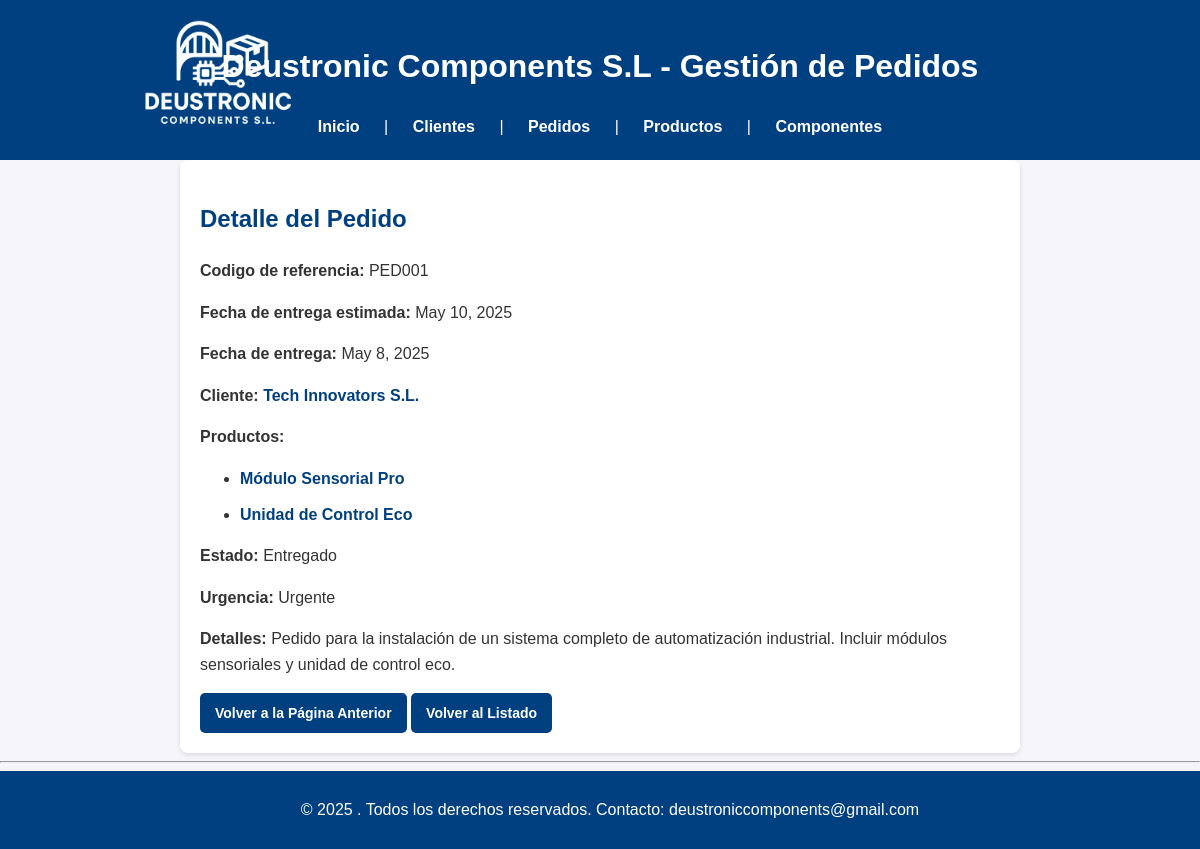
The page /pedidos/7/ on the database as committed earlier.
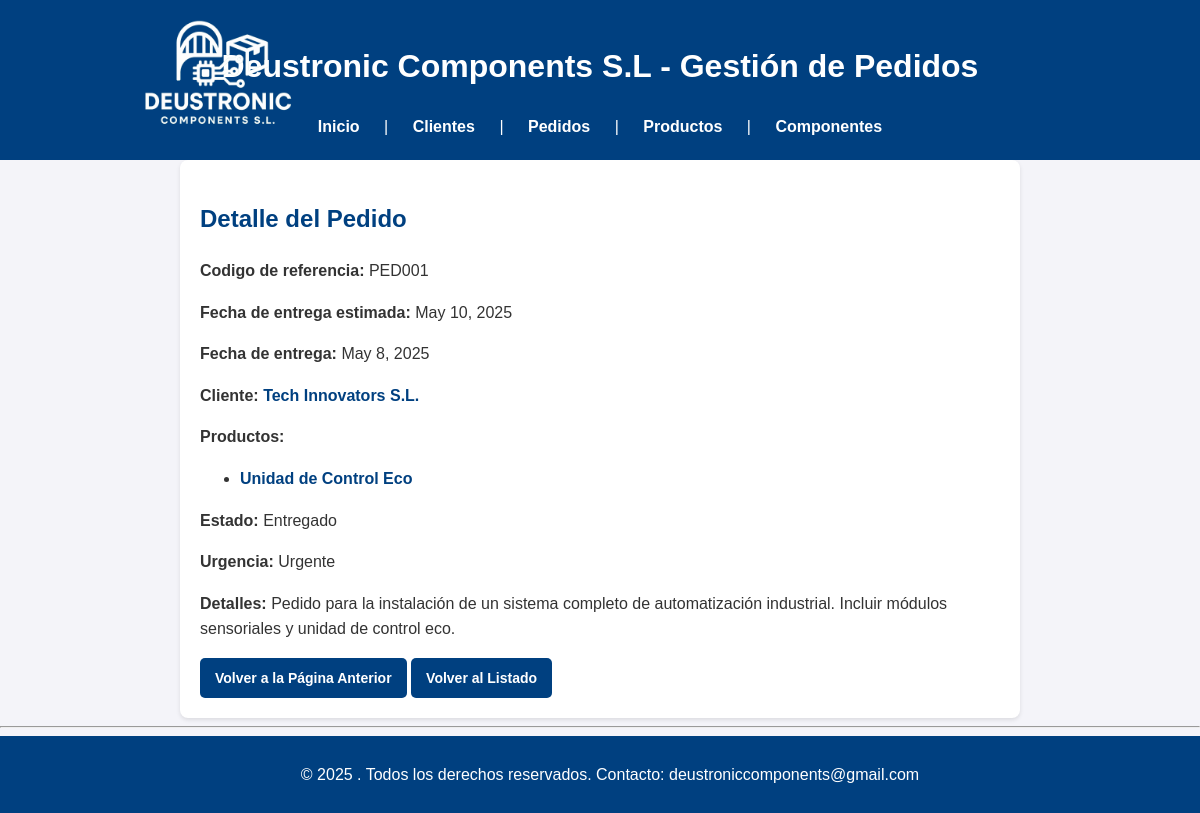
The same page on the database as committed later.
### appEntrega/models.py (models this page shows, shortened)
class Producto(models.Model):
    referencia = models.CharField(max_length=50, unique=True)
    precio = models.DecimalField(max_digits=10, decimal_places=2)
    nombre = models.CharField(max_length=100)
    descripcion = models.TextField()
    categoria = models.CharField(max_length=100)
    componentes = models.ManyToManyField(Componente, related_name='productos')

### appEntrega/views.py (the view)
# urls.py: path("pedidos/<int:pk>/", PedidoDetailView.as_view(), name="pedido_detalle"),
class PedidoDetailView(DetailView):
    model = Pedido
    template_name = 'pedido_detalle.html'
    context_object_name = 'pedido'

### appEntrega/templates/pedido_detalle.html (shortened to what this page needs)
{% extends "base.html" %}
{% block content %}
<h2>Detalle del Pedido</h2>
<p><strong>Codigo de referencia:</strong> {{ pedido.codigo_referencia }}</p>
<p><strong>Fecha de entrega estimada:</strong> {{ pedido.fecha_entrega_estimada }}</p>
<p><strong>Fecha de entrega:</strong> {{ pedido.fecha_entrega }}</p>
<p><strong>Cliente:</strong> <a href="{% url 'cliente_detalle' pedido.cliente.id %}" class ='detalle_link'>{{ pedido.cliente.nombre_empresa }}</a></p>
<p><strong>Productos:</strong></p>
<ul>
    {% for producto in pedido.productos.all %}
        <li>
            <a href="{% url 'producto_detalle' producto.id %}" class = 'detalle_link'>{{ producto.nombre }}</a>
        </li>
    {% empty %}
        <li>No hay productos asociados a este pedido.</li>
    {% endfor %}
</ul>
<p><strong>Estado:</strong> {{ pedido.get_estado_display }}</p>
<p><strong>Urgencia:</strong> {{ pedido.get_urgencia_display }}</p>
<p><strong>Detalles:</strong> {{ pedido.detalles }}</p>
<a href="javascript:history.back()" class="button">Volver a la Página Anterior</a>
<a href="{% url 'pedido_listado' %}" class="button">Volver al Listado</a>
{% endblock %}

Rows that differ between the two databases and show on the page:
removed Producto: nombre "Módulo Sensorial Pro"
